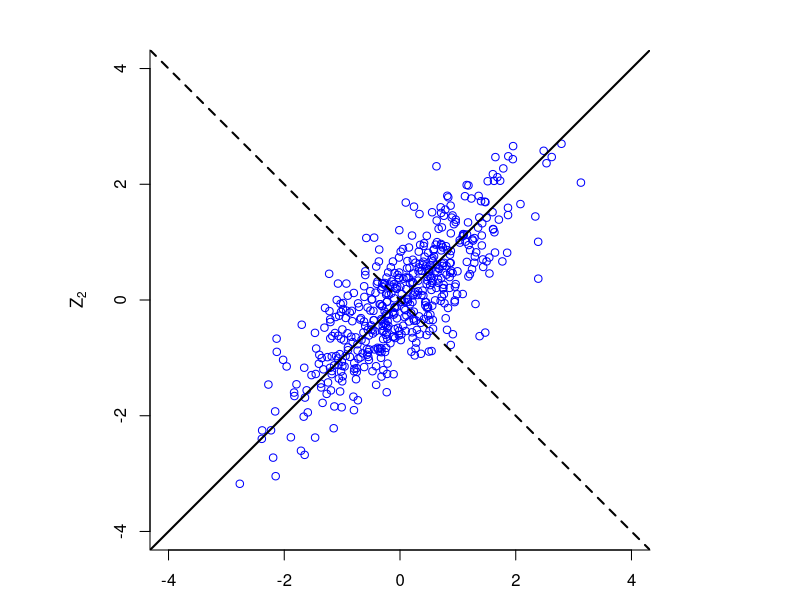

Recreate this plot in R.
par(pin=c(5,5))
n<-500
rho<-.80
plot(-999,-999,xlim=c(-4,4),ylim=c(-4,4),bty="l",xlab=expression(Z[1]),ylab=expression(Z[2]))
for(i in 1:n){
  Z_1<-rnorm(1,0,1); Z_2<-rnorm(1,0,1)
  Z_3<-rho*Z_1+sqrt(1-rho^2)*Z_2
  points(Z_1,Z_3,col="blue")
}
abline(0,1,lwd=2)
abline(0,-1,lwd=2,lty=2)


